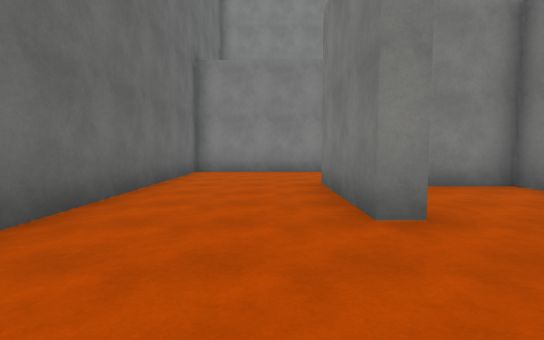
View 1 (above)

20 first-person views from a walk through a Unity game level. The camera is 1.4 m above the floor, tilts 4° down and sees 85° across. The floor is counted in squares, 2 m on a side. Each view is taken from the middle of a square. On the plan, view 1 faces up. The plan holds only what a view shows up to about 10 squares ahead; the rest is blank. The place goes on beyond the plan. The player is left out. Surface patterns are stand-ins for the level's own textures.

View 2
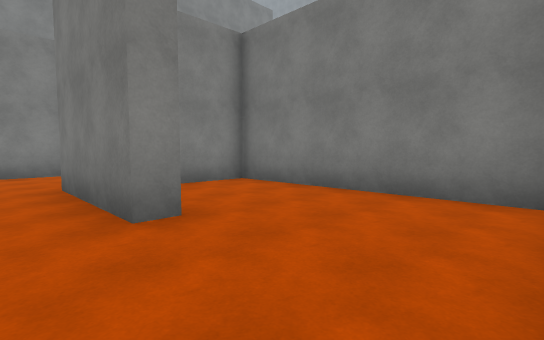

View 3
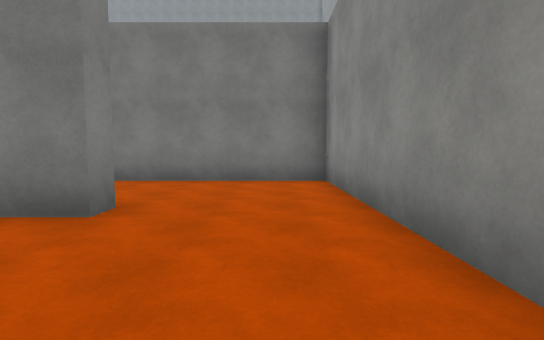

View 4
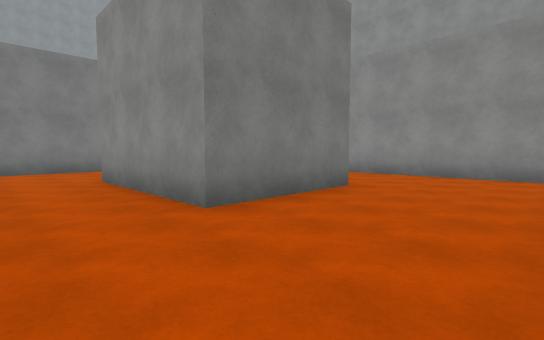

View 5
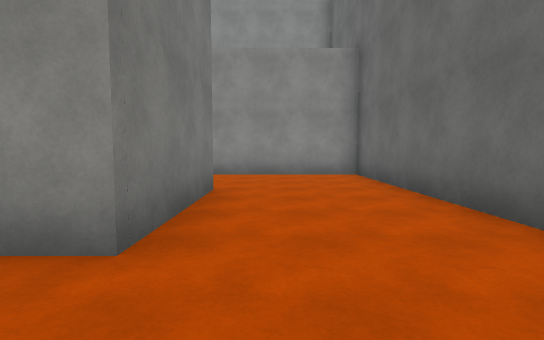

View 6
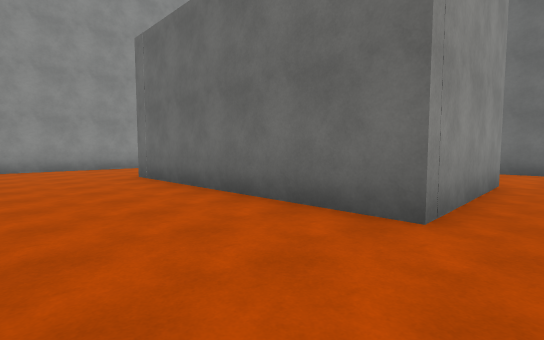

View 7
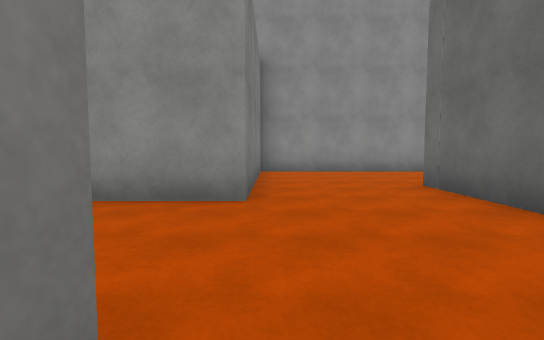

View 8
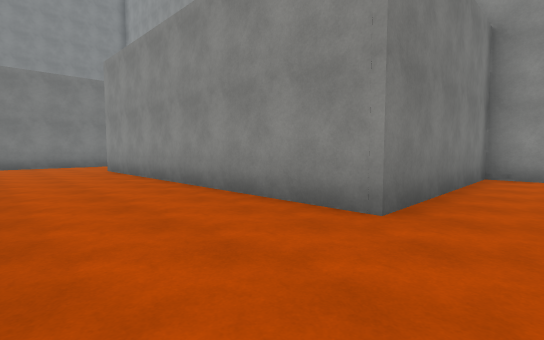

View 9
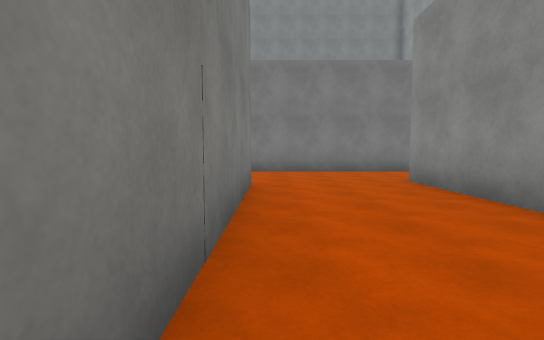

View 10
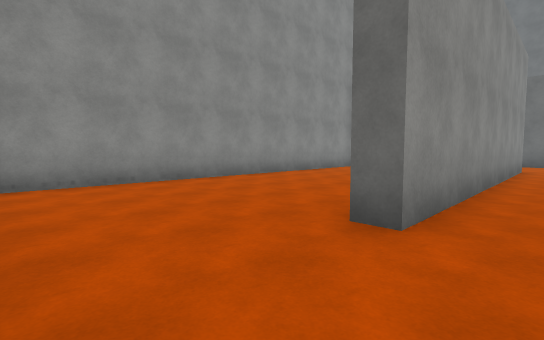

View 11
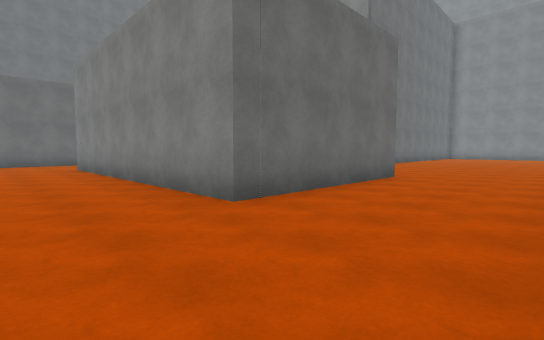

View 12
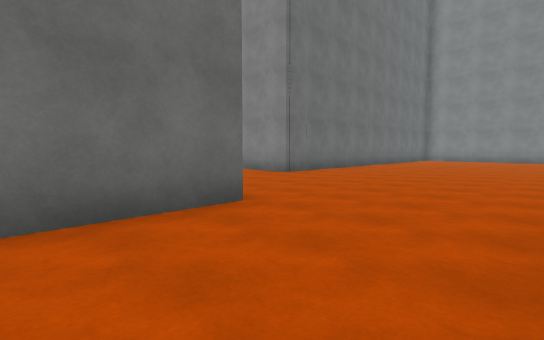

View 13
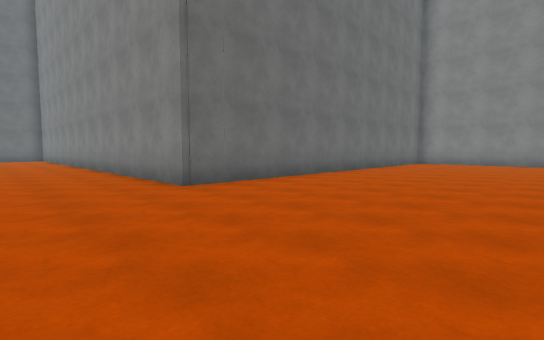

View 14
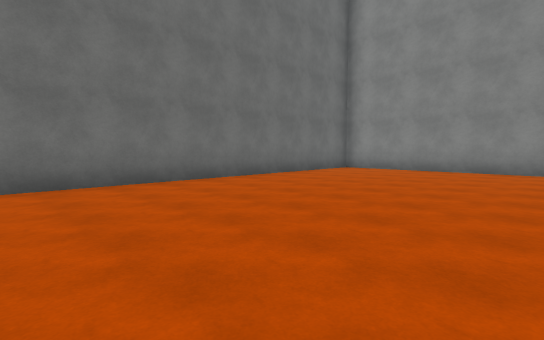

View 15
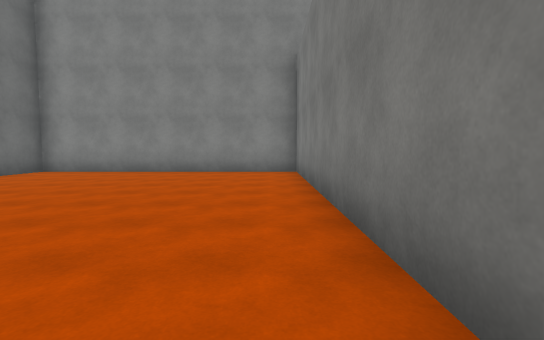

View 16
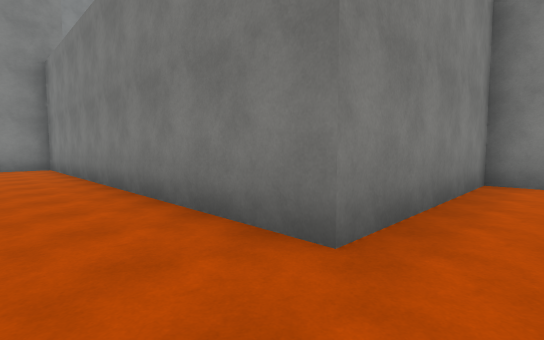

View 17
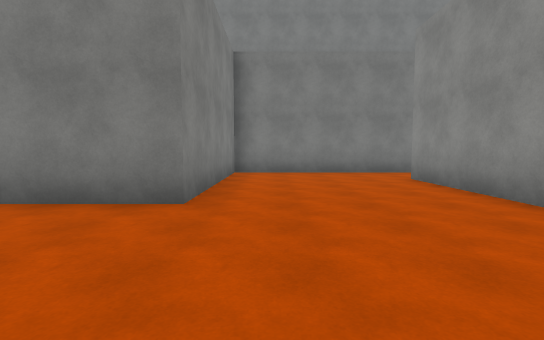

View 18
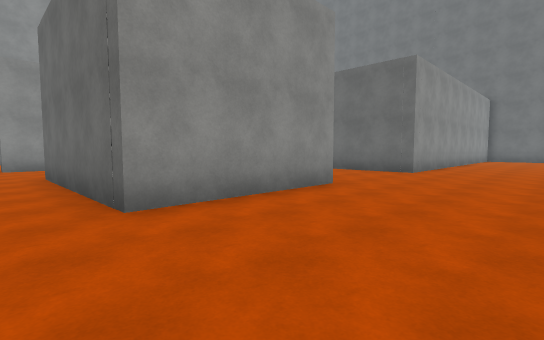

View 19
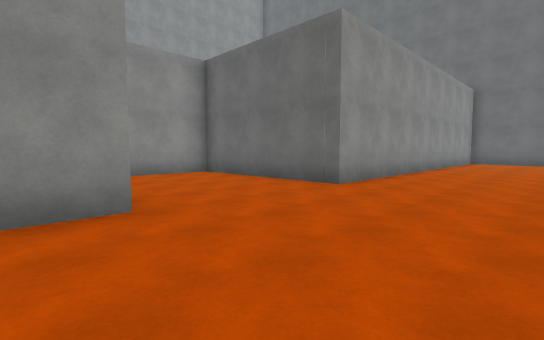

View 20
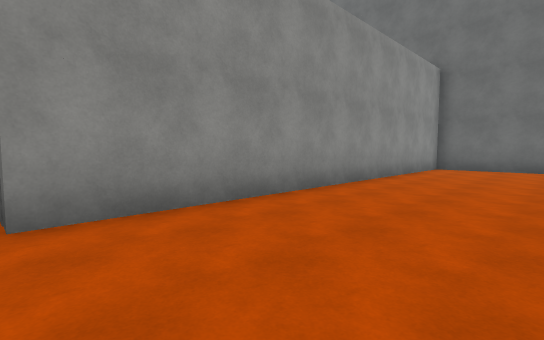

### Floor plan
Points are (right, up) in squares from view 1. A wall is a line through its corners. A room is listed if a view was taken in it or the views show most of it. See-through windows are left out.
Room 1 (views 1, 2, 3, 4, 5)
walls: (1.6, 2.9) (1, 2.9) (1, 6.1); (0.4, 9.3) (-2.3, 9.3) (-2.3, -0.2) (4.6, -0.2) (4.6, 5.6) (2.9, 5.6)
ways out: opening at (0, 7.5) to room 2
Room 2 (views 6, 7, 8, 9, 10, 11, 12, 13, 14, 15, 16, 17, 18, 19, 20)
walls: (12.8, 9.6) (16.9, 9.6) (16.9, 4.4) (8.4, 4.4) (8.4, 7.6); (21.5, 10.7) (25, 10.7); (1.6, 9.3) (0.4, 9.3); (1, 6.1) (5.1, 6.1) (5.1, -0.8); (20.3, -0.4) (20.3, 4.8); (12.1, -4.3) (19.8, -4.3); (-2, 9.8) (8.9, 9.8) (8.9, 4.9) (11.2, 4.9); (-2.3, 12.5) (-2.3, 10.1); (26.9, 9.8) (26.9, 15.1) (21.8, 15.1) (21.8, 26.2) (13.9, 26.2) (13.9, 13.8) (7.6, 13.8); (3.1, -4.3) (8.4, -4.3) (8.4, 1) (17.4, 1) (17.4, 0.5)
ways out: opening at (0, 7.5) to room 1; opening at (26, 10)

Positions as (right, up) in squares from view 1, and headings:
1: (0, 0), facing up
2: (0, 0), facing up-right
3: (-2, 1), facing right
4: (-2, 8), facing down-right
5: (0, 8), facing down
6: (8, 7), facing down-left
7: (8, 5), facing down
8: (7, 4), facing down-right
9: (11, 4), facing right
10: (20, 2), facing down-left
11: (20, 2), facing up-left
12: (20, 7), facing up-left
13: (19, 11), facing up-left
14: (20, 16), facing up-left
15: (21, 17), facing up
16: (20, 14), facing up-right
17: (18, 14), facing right
18: (18, 13), facing down-left
19: (14, 13), facing down-left
20: (9, 13), facing down-left
